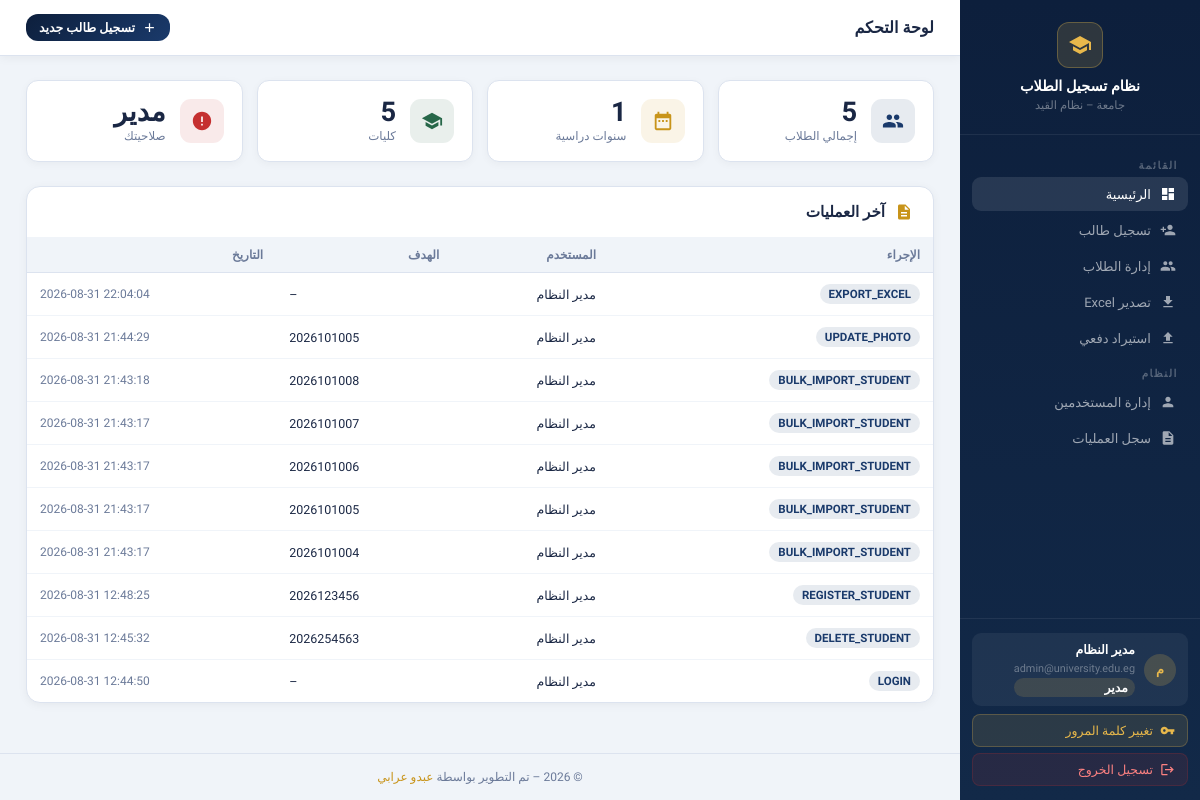
The page / (signed in) on the database its author committed.
### tables this page shows
CREATE TABLE users (
    id            INTEGER PRIMARY KEY AUTOINCREMENT,
    email         TEXT    NOT NULL UNIQUE,
    password_hash TEXT    NOT NULL,
    full_name     TEXT    NOT NULL,
    role          TEXT    NOT NULL DEFAULT 'staff',
    college       TEXT,
    student_id    TEXT    UNIQUE,
    is_active     INTEGER NOT NULL DEFAULT 1,
    email_verified INTEGER NOT NULL DEFAULT 0,
    verify_token  TEXT,
    reset_token   TEXT,
    reset_expires TEXT,
    created_at    DATETIME DEFAULT CURRENT_TIMESTAMP
);

CREATE TABLE audit_log (
    id         INTEGER PRIMARY KEY AUTOINCREMENT,
    user_id    INTEGER REFERENCES users(id),
    action     TEXT    NOT NULL,
    target     TEXT,
    detail     TEXT,
    ip         TEXT,
    created_at DATETIME DEFAULT CURRENT_TIMESTAMP
);

### app.py (the view, shortened to what this page needs)
@app.route("/")
@login_required
def dashboard():
    db  = get_db(); cur = db.cursor()
    cur.execute("SELECT COUNT(*) AS c FROM students")
    total = (_row_to_dict(cur.fetchone()) or {}).get("c", 0)
    cur.execute("SELECT COUNT(DISTINCT year) AS c FROM students")
    years = (_row_to_dict(cur.fetchone()) or {}).get("c", 0)
    cur.execute("SELECT COUNT(DISTINCT college) AS c FROM students")
    colleges_n = (_row_to_dict(cur.fetchone()) or {}).get("c", 0)
    cur.execute("""SELECT a.action, a.target, a.created_at, u.full_name
                   FROM audit_log a LEFT JOIN users u ON a.user_id=u.id
                   ORDER BY a.created_at DESC LIMIT 10""")
    audit = [_row_to_dict(r) for r in cur.fetchall()]
    db.close()
    return render_template("dashboard.html",
        total=total, years=years, colleges_n=colleges_n,
        audit=audit, role=session.get("role"),
        user_name=session.get("user_name"), colleges=COLLEGES,
        all_years=YEAR_RANGE)

### app.py (called while the page is built)
@app.after_request
def add_security_headers(response):
    response.headers["X-Frame-Options"] = "SAMEORIGIN"  # Clickjacking mitigation (V-008)
    response.headers["X-Content-Type-Options"] = "nosniff"  # MIME sniffing prevention (V-024)
    response.headers["Content-Security-Policy"] = (
        "default-src 'self'; "
        "script-src 'self' 'unsafe-inline' https://fonts.googleapis.com; "
        "style-src 'self' 'unsafe-inline' https://fonts.googleapis.com; "
        "img-src 'self' data: https://res.cloudinary.com; "
        "font-src 'self' https://fonts.gstatic.com; "
        "frame-ancestors 'none';"
    )
    response.headers["Strict-Transport-Security"] = "max-age=31536000; includeSubDomains"
    return response

def _row_to_dict(row) -> dict:
    if row is None: return {}
    if is_use_pg(): return dict(row)
    return dict(zip(row.keys(), row))

def login_required(f):
    @wraps(f)
    def inner(*a, **kw):
        if not session.get("user_id"):
            return redirect(url_for("auth_login"))
        return f(*a, **kw)
    return inner

### database.py (called while the page is built)
def is_use_pg() -> bool:
    global USE_PG
    return bool(USE_PG and HAS_PG)

def _connect_sqlite():
    os.makedirs(os.path.dirname(SQLITE_PATH), exist_ok=True)
    conn = sqlite3.connect(SQLITE_PATH, timeout=10.0)
    conn.row_factory = sqlite3.Row
    conn.execute("PRAGMA journal_mode=WAL")
    conn.execute("PRAGMA foreign_keys=ON")
    return conn

def get_db(force_sqlite: bool = False):
    global USE_PG
    if force_sqlite:
        USE_PG = False
        _ensure_sqlite_initialized()
        return _connect_sqlite()
    if USE_PG:
        try:
            conn = psycopg2.connect(
                DB_URL,
                connect_timeout=PG_TIMEOUT,
                cursor_factory=psycopg2.extras.RealDictCursor
            )
            return conn
        except Exception as e:
            print(f"[WARNING] PostgreSQL connection failed: {e}")
            print(f"[INFO] Automatically falling back to local SQLite database: {SQLITE_PATH}")
            USE_PG = False
            _ensure_sqlite_initialized()
            return _connect_sqlite()
    else:
        return _connect_sqlite()

### templates/dashboard.html (shortened to what this page needs)
{% extends "base.html" %}
{% block content %}
<div class="topbar">
  <h1>لوحة التحكم</h1>
  <a href="{{ url_for('register_form') }}" class="btn btn-primary btn-sm">
    <svg style="width:15px;height:15px;fill:currentColor" viewBox="0 0 24 24"><path d="M19 13h-6v6h-2v-6H5v-2h6V5h2v6h6v2z"/></svg>
    تسجيل طالب جديد
  </a>
</div>
<div class="content">
  <div class="stat-grid">
    <div class="stat-card">
      <div class="stat-icon blue"></div>
      <div><div class="stat-val">{{ total }}</div><div class="stat-lbl">إجمالي الطلاب</div></div>
    </div>
    <div class="stat-card">
      <div class="stat-icon gold"><svg viewBox="0 0 24 24"><path d="M9 11H7v2h2v-2zm4 0h-2v2h2v-2zm4 0h-2v2h2v-2zm2-7h-1V2h-2v2H8V2H6v2H5c-1.11 0-2 .9-2 2v14c0 1.1.89 2 2 2h14c1.1 0 2-.9 2-2V6c0-1.1-.9-2-2-2zm0 16H5V9h14v11z"/></svg></div>
      <div><div class="stat-val">{{ years }}</div><div class="stat-lbl">سنوات دراسية</div></div>
    </div>
    <div class="stat-card">
      <div class="stat-icon green"><svg viewBox="0 0 24 24"><path d="M12 3L1 9l11 6 9-4.91V17h2V9L12 3zM5 13.18v4L12 21l7-3.82v-4L12 17l-7-3.82z"/></svg></div>
      <div><div class="stat-val">{{ colleges_n }}</div><div class="stat-lbl">كليات</div></div>
    </div>
    <div class="stat-card">
      <div class="stat-icon red"><svg viewBox="0 0 24 24"><path d="M12 2C6.48 2 2 6.48 2 12s4.48 10 10 10 10-4.48 10-10S17.52 2 12 2zm1 15h-2v-2h2v2zm0-4h-2V7h2v6z"/></svg></div>
      <div><div class="stat-val" id="stat-role">{{ {'superadmin':'مدير','admin':'مسؤول','staff':'موظف'}.get(role,'') }}</div><div class="stat-lbl">صلاحيتك</div></div>
    </div>
  </div>
  {% if role == 'superadmin' %}
  <div class="card">
    <div class="card-header">
      <svg style="width:18px;height:18px;fill:#c8941a" viewBox="0 0 24 24"><path d="M14 2H6c-1.1 0-2 .9-2 2v16c0 1.1.9 2 2 2h12c1.1 0 2-.9 2-2V8l-6-6zm2 16H8v-2h8v2zm0-4H8v-2h8v2zm-3-5V3.5L18.5 9H13z"/></svg>
      <h2>آخر العمليات</h2>
    </div>
    <div class="tbl-wrap">
      <table>
        <thead><tr><th>الإجراء</th><th>المستخدم</th><th>الهدف</th><th>التاريخ</th></tr></thead>
        <tbody>
        {% for a in audit %}
        <tr>
          <td><span class="badge badge-blue">{{ a.action }}</span></td>
          <td style="font-size:.78rem">{{ a.full_name or '–' }}</td>
          <td style="font-size:.78rem;direction:ltr">{{ a.target or '–' }}</td>
          <td style="font-size:.75rem;color:var(--muted);direction:ltr">{{ a.created_at }}</td>
        </tr>
        {% endfor %}
        </tbody>
      </table>
    </div>
  </div>
  {% endif %}
</div>
{% endblock %}

### templates/base.html (shortened to what this page needs)
<!DOCTYPE html>
<html lang="ar" dir="rtl">
<head>
</head>
<body>
{% if session.get('user_id') %}
<aside class="sidebar">
  <div class="sb-brand">
    <div class="logo"><svg viewBox="0 0 24 24"><path d="M12 3L1 9l11 6 9-4.91V17h2V9L12 3zM5 13.18v4L12 21l7-3.82v-4L12 17l-7-3.82z"/></svg></div>
    <h2>نظام تسجيل الطلاب</h2>
    <p>جامعة – نظام القيد</p>
  </div>
  <nav class="sb-nav">
    <div class="sb-section">القائمة</div>
    <a href="{{ url_for('dashboard') }}" class="sb-link {% if request.endpoint=='dashboard' %}active{% endif %}">
      <svg viewBox="0 0 24 24"><path d="M3 13h8V3H3v10zm0 8h8v-6H3v6zm10 0h8V11h-8v10zm0-18v6h8V3h-8z"/></svg> الرئيسية
    </a>
    <a href="{{ url_for('register_form') }}" class="sb-link {% if request.endpoint=='register_form' %}active{% endif %}">
      <svg viewBox="0 0 24 24"><path d="M15 12c2.21 0 4-1.79 4-4s-1.79-4-4-4-4 1.79-4 4 1.79 4 4 4zm-9-2V7H4v3H1v2h3v3h2v-3h3v-2H6zm9 4c-2.67 0-8 1.34-8 4v2h16v-2c0-2.66-5.33-4-8-4z"/></svg> تسجيل طالب
    </a>
    <a href="{{ url_for('admin_panel') }}" class="sb-link {% if request.endpoint=='admin_panel' %}active{% endif %}">
      إدارة الطلاب
    </a>
    {% if session.get('role') in ['superadmin','admin'] %}
    <a href="{{ url_for('admin_export') }}" class="sb-link">
      <svg viewBox="0 0 24 24"><path d="M19 9h-4V3H9v6H5l7 7 7-7zM5 18v2h14v-2H5z"/></svg> تصدير Excel
    </a>
    <a href="{{ url_for('bulk_import') }}" class="sb-link {% if request.endpoint=='bulk_import' %}active{% endif %}">
      <svg viewBox="0 0 24 24"><path d="M9 16h6v-6h4l-7-7-7 7h4zm-4 2h14v2H5z"/></svg> استيراد دفعي
    </a>
    {% endif %}
    {% if session.get('role') == 'superadmin' %}
    <div class="sb-section">النظام</div>
    <a href="{{ url_for('admin_panel') }}#users" class="sb-link">
      <svg viewBox="0 0 24 24"><path d="M12 12c2.21 0 4-1.79 4-4s-1.79-4-4-4-4 1.79-4 4 1.79 4 4 4zm0 2c-2.67 0-8 1.34-8 4v2h16v-2c0-2.66-5.33-4-8-4z"/></svg> إدارة المستخدمين
    </a>
    <a href="{{ url_for('admin_panel') }}#audit" class="sb-link">
      <svg viewBox="0 0 24 24"><path d="M14 2H6c-1.1 0-2 .9-2 2v16c0 1.1.9 2 2 2h12c1.1 0 2-.9 2-2V8l-6-6zm2 16H8v-2h8v2zm0-4H8v-2h8v2zm-3-5V3.5L18.5 9H13z"/></svg> سجل العمليات
    </a>
    {% endif %}
  </nav>
  <div class="sb-footer">
    <div class="sb-user">
      <div class="sb-avatar">{{ session.get('user_name','?')[0] }}</div>
      <div class="sb-user-info">
        <span>{{ session.get('user_name','') }}</span>
        <small>{{ session.get('email','') }}</small>
        <span class="sb-role-badge">{{ {'superadmin':'مدير','admin':'مسؤول','staff':'موظف','student':'طالب'}.get(session.get('role',''),'') }}</span>
      </div>
    </div>
    <button onclick="openChangePwModal()" class="btn-logout" style="background:rgba(232,184,75,.12);color:var(--gold2);border-color:rgba(232,184,75,.25);margin-bottom:6px">
      <svg viewBox="0 0 24 24"><path d="M12.65 10C11.83 7.67 9.61 6 7 6c-3.31 0-6 2.69-6 6s2.69 6 6 6c2.61 0 4.83-1.67 5.65-4H17v4h4v-4h2v-4H12.65zM7 14c-1.1 0-2-.9-2-2s.9-2 2-2 2 .9 2 2-.9 2-2 2z"/></svg> تغيير كلمة المرور
    </button>
    <a href="{{ url_for('auth_logout') }}" class="btn-logout">
      <svg viewBox="0 0 24 24"><path d="M17 7l-1.41 1.41L18.17 11H8v2h10.17l-2.58 2.58L17 17l5-5zM4 5h8V3H4c-1.1 0-2 .9-2 2v14c0 1.1.9 2 2 2h8v-2H4V5z"/></svg> تسجيل الخروج
    </a>
  </div>
</aside>
{% endif %}
<div class="main">
  {% block content %}{% endblock %}
  <footer>© 2026 – تم التطوير بواسطة <a href="https://www.linkedin.com/in/abdelrahman-oraby-92588a2a5" target="_blank">عبدو عرابي</a></footer>
</div>
</body>
</html>

### rows shown on the page
users: get "مدير النظام", get "admin@university.edu.eg"
audit_log: action "EXPORT_EXCEL", full_name "مدير النظام", target "–", created_at "2026-08-31 22:04:04"
audit_log: action "UPDATE_PHOTO", full_name "مدير النظام", target "2026101005", created_at "2026-08-31 21:44:29"
audit_log: action "BULK_IMPORT_STUDENT", full_name "مدير النظام", target "2026101008", created_at "2026-08-31 21:43:18"
audit_log: action "BULK_IMPORT_STUDENT", full_name "مدير النظام", target "2026101007", created_at "2026-08-31 21:43:17"
audit_log: action "BULK_IMPORT_STUDENT", full_name "مدير النظام", target "2026101006", created_at "2026-08-31 21:43:17"
audit_log: action "BULK_IMPORT_STUDENT", full_name "مدير النظام", target "2026101005", created_at "2026-08-31 21:43:17"
audit_log: action "BULK_IMPORT_STUDENT", full_name "مدير النظام", target "2026101004", created_at "2026-08-31 21:43:17"
audit_log: action "REGISTER_STUDENT", full_name "مدير النظام", target "2026123456", created_at "2026-08-31 12:48:25"
audit_log: action "DELETE_STUDENT", full_name "مدير النظام", target "2026254563", created_at "2026-08-31 12:45:32"
audit_log: action "LOGIN", full_name "مدير النظام", target "–", created_at "2026-08-31 12:44:50"

### other values the page prints
{{ session.get('user_name','?')[0] }} "م"
{{ total }} "5"
{{ years }} "1"
{{ colleges_n }} "5"
{{ {'superadmin':'مدير','admin':'مسؤول','staff':'موظف'}.get(role,'') }} "مدير"
